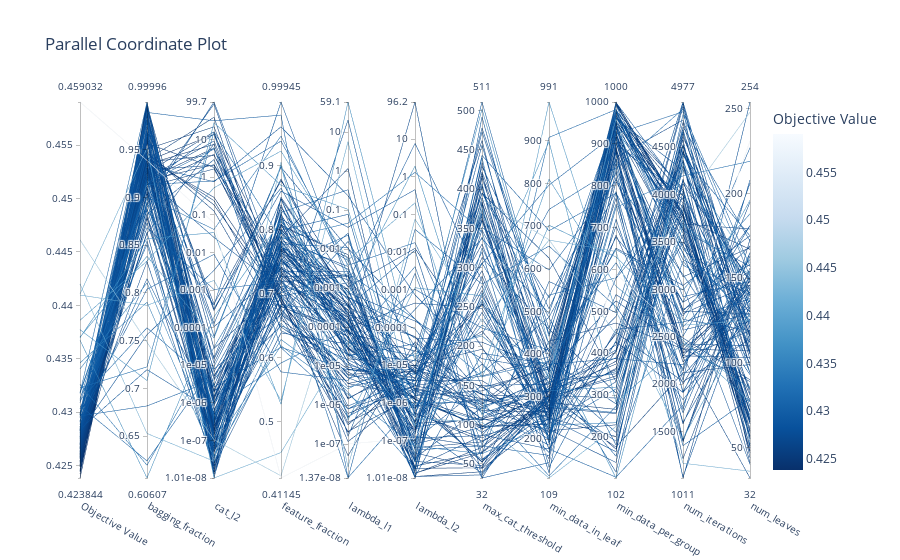

Notebook code for this chart:
### Code cell
plot_parallel_coordinate(study)

### Figure 1 — Plotly figure (JSON) as saved in the notebook; plotly's stock layout.template omitted (floating-point values rounded to 4 significant figures; data arrays with more than 128 entries replaced by an {"elided": "..."} marker saying what was removed)
{"data": [{"dimensions": [{"label": "Objective Value", "range": [0.4238, 0.459], "values": {"elided": "145 float values"}}, {"label": "bagging_fraction", "range": [0.6061, 1.0], "values": {"elided": "145 float values"}}, {"label": "cat_l2", "range": [-7.996, 1.999], "ticktext": ["1.01e-08", "1e-07", "1e-06", "1e-05", "0.0001", "0.001", "0.01", "0.1", "1", "10", "99.7"], "tickvals": [-7.996, -7, -6, -5, -4, -3, -2, -1, 0, 1, 1.999], "values": {"elided": "145 float values"}}, {"label": "feature_fraction", "range": [0.4114, 0.9995], "values": {"elided": "145 float values"}}, {"label": "lambda_l1", "range": [-7.864, 1.772], "ticktext": ["1.37e-08", "1e-07", "1e-06", "1e-05", "0.0001", "0.001", "0.01", "0.1", "1", "10", "59.1"], "tickvals": [-7.864, -7, -6, -5, -4, -3, -2, -1, 0, 1, 1.772], "values": {"elided": "145 float values"}}, {"label": "lambda_l2", "range": [-7.994, 1.983], "ticktext": ["1.01e-08", "1e-07", "1e-06", "1e-05", "0.0001", "0.001", "0.01", "0.1", "1", "10", "96.2"], "tickvals": [-7.994, -7, -6, -5, -4, -3, -2, -1, 0, 1, 1.983], "values": {"elided": "145 float values"}}, {"label": "max_cat_threshold", "range": [32, 511], "values": {"elided": "145 int values"}}, {"label": "min_data_in_leaf", "range": [109, 991], "values": {"elided": "145 int values"}}, {"label": "min_data_per_group", "range": [102, 1000], "values": {"elided": "145 int values"}}, {"label": "num_iterations", "range": [1011, 4977], "values": {"elided": "145 int values"}}, {"label": "num_leaves", "range": [32, 254], "values": {"elided": "145 int values"}}], "labelangle": 30, "labelside": "bottom", "line": {"color": {"elided": "145 float values"}, "colorbar": {"title": {"text": "Objective Value"}}, "colorscale": [[0, "rgb(247,251,255)"], [0.125, "rgb(222,235,247)"], [0.25, "rgb(198,219,239)"], [0.375, "rgb(158,202,225)"], [0.5, "rgb(107,174,214)"], [0.625, "rgb(66,146,198)"], [0.75, "rgb(33,113,181)"], [0.875, "rgb(8,81,156)"], [1, "rgb(8,48,107)"]], "reversescale": true, "showscale": true}, "type": "parcoords"}], "layout": {"title": {"text": "Parallel Coordinate Plot"}}}
